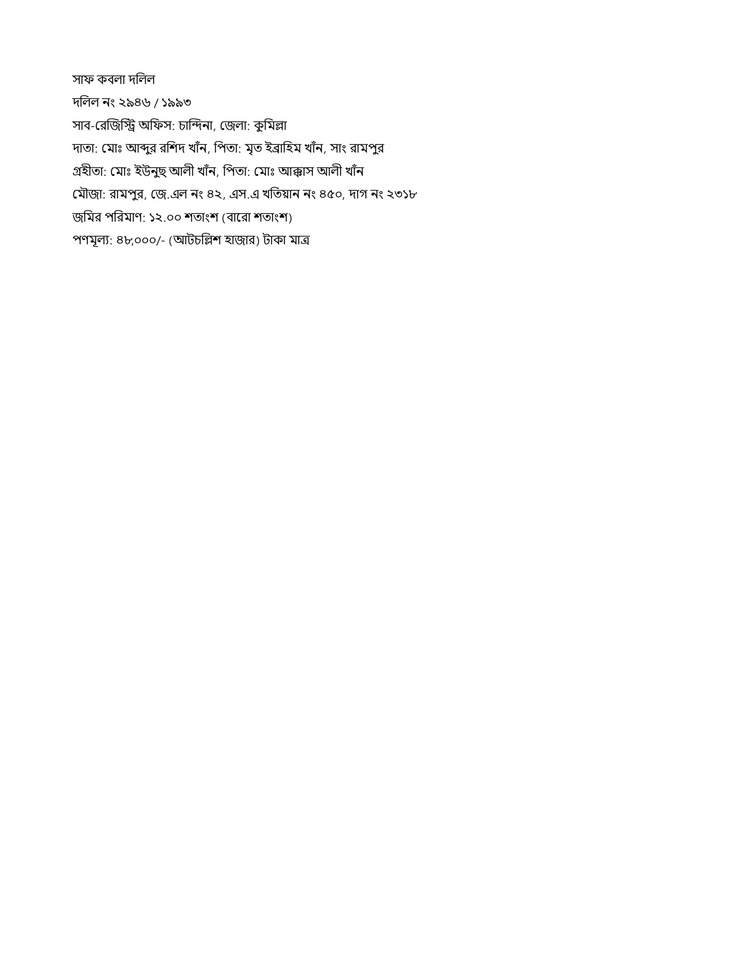
#> input picture backend/tests/fixtures/printed_bangla_deed.jpg, 738 x 956 px, shrunk from 1530 x 1980 before the run
$ python -i deed_image_service.py   (imports and definitions only)
#> lines starting #> are read from the running program, lines starting #| are printed output that depends on the picture
import os
from PIL import Image, ImageEnhance, ImageFilter, ImageOps
import numpy as np

class DeedImageService:
    @staticmethod
    def enhance_deed_image(input_path: str, output_path: str) -> str:
        """
        Enhances faded, degraded, handwritten historical deed scans.
        Stretches dynamic contrast to wash out yellowed/browned paper and darkens faded pen strokes.
        """
#> called with output_path = 'out.png'
        os.makedirs(os.path.dirname(os.path.abspath(output_path)), exist_ok=True)

        try:
            with Image.open(input_path) as img:
#> img is the input picture: PIL image 738x956 RGB; min 0, max 255, mean 253.1
                if img.mode != 'RGB':
                    img = img.convert('RGB')

                # Grayscale
                gray = ImageOps.grayscale(img)
                arr = np.array(gray, dtype=np.float32)

                # Percentile stretching (2% to 98%) to eliminate background paper haze
                p_low = np.percentile(arr, 2)
#> p_low = 252
                p_high = np.percentile(arr, 98)
#> p_high = 255
                if p_high > p_low:
                    arr = np.clip((arr - p_low) * (255.0 / (p_high - p_low)), 0, 255)
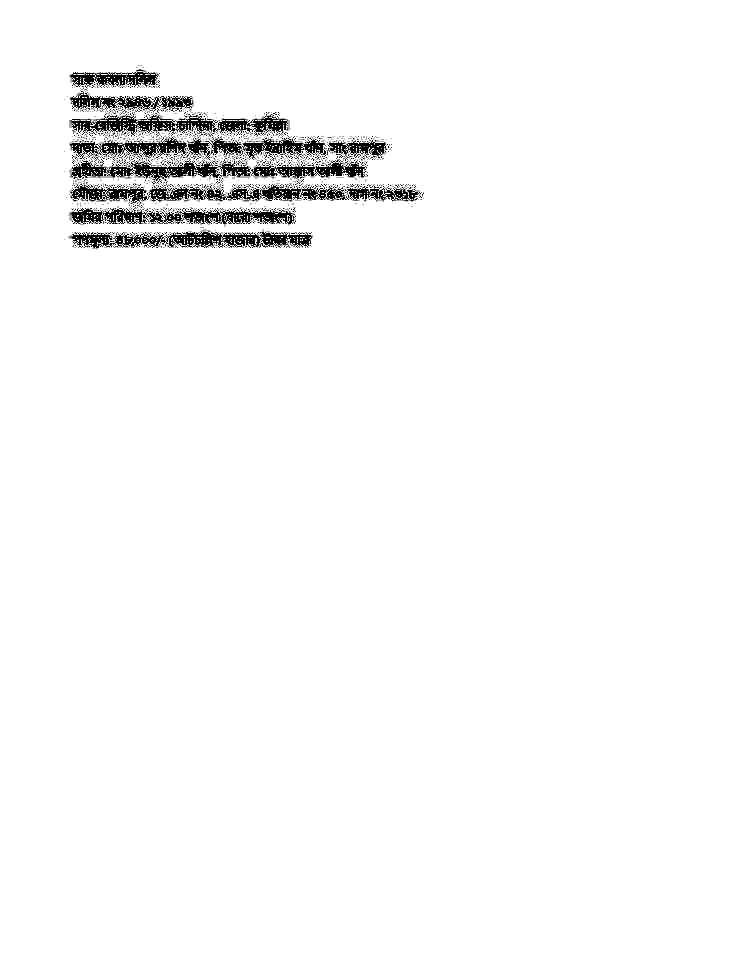
#> arr: shape (956, 738) float32; min 0, max 255, mean 248.2
                stretched = Image.fromarray(arr.astype(np.uint8))

                # Enhance contrast
                enhancer = ImageEnhance.Contrast(stretched)
                contrasted = enhancer.enhance(1.6)

                # Sharpen faint handwritten ink strokes
                sharpened = contrasted.filter(ImageFilter.UnsharpMask(radius=2, percent=150, threshold=3))

                sharpened.save(output_path, format='JPEG', quality=90)
                return output_path
        except Exception:
            import shutil
            shutil.copyfile(input_path, output_path)
            return output_path

deed_image_service = DeedImageService()

>>> result = DeedImageService().enhance_deed_image('../../tests/fixtures/printed_bangla_deed.jpg', 'out.png')
